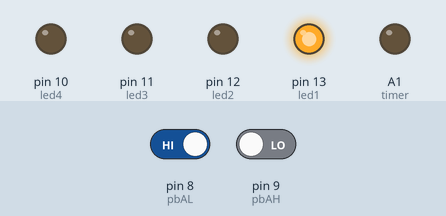
This sketch was run on a simulated Arduino Uno, built with avr-gcc and run on an emulated ATmega328P. Parts: output pins drawn as LEDs (lit = HIGH). Inputs (shaded band) come from the test bench; at power-on: pin 8 (pbAL) HIGH, pin 9 (pbAH) LOW.

Above: at 1.2 s.
1.3 s: pin 8 (pbAL) driven LOW
At 2.4 s:
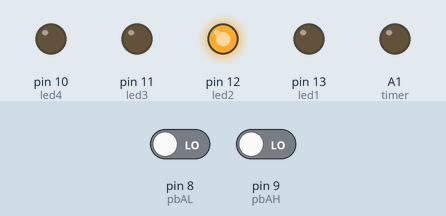
2.8 s: pin 8 (pbAL) driven HIGH
At 3.5 s:
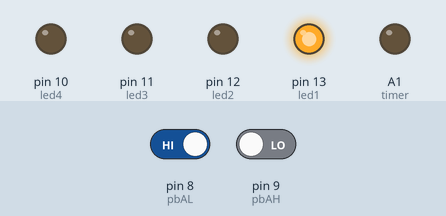
4.3 s: pin 9 (pbAH) driven HIGH
At 4.7 s:
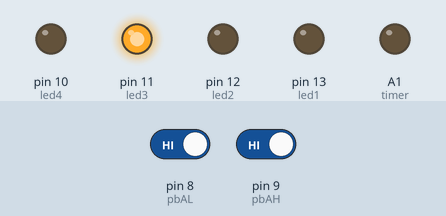
5.8 s: pin 9 (pbAH) driven LOW
At 7.0 s:
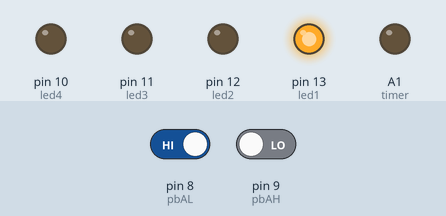
Timing chart, 0 to 8.3 s (numbered marks = the images above; inputs shaded):
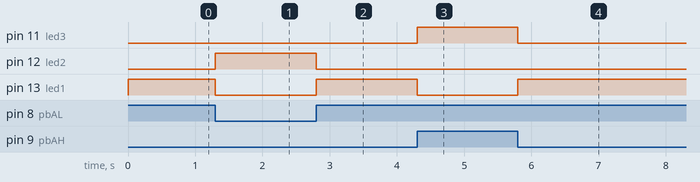

The sketch:

DigitalInput2.ino
```cpp
/* Main.ino file generated by New Project wizard
 *
 * Created	: Tue Sep 22 2026
 * Processor	: Arduino Uno
 * Compiler	: Arduino AVR (Proteus)
 * Programmer	: Abd Rahim Bin Kasiman
 */

#define led1	13
#define led2	12
#define led3	11
#define led4	10
#define pbAL	8
#define pbAH	9
#define timer	A1

#define d1(x)	digitalWrite(led1,x? HIGH:LOW)
#define d2(x)	digitalWrite(led2,x? HIGH:LOW)
#define d3(x)	digitalWrite(led3,x? HIGH:LOW)
#define d4(x)	digitalWrite(led4,x? HIGH:LOW)

void LEDs(uint8_t x)
{  d1(x&(1<<0));
   d2(x&(1<<1));
   d3(x&(1<<2));
   d4(x&(1<<3));
}

uint8_t getPB(void)
{  uint8_t x=0;

   if(digitalRead(pbAL)==0) x |= 1<<0;
   if(digitalRead(pbAH)==1) x |= 1<<1;
   return x;
}

void setup ()
{  pinMode(led1,OUTPUT);  pinMode(led2,OUTPUT);
   pinMode(led3,OUTPUT);  pinMode(led4,OUTPUT);
   pinMode(pbAL,INPUT);   pinMode(pbAH,INPUT);

   pinMode(timer,OUTPUT);
   digitalWrite(timer,LOW);

   Serial.begin(9600);
}

void loop()
{  if(getPB()==0)  LEDs(1);
   if(getPB()==1)  LEDs(2);
   if(getPB()==2)  LEDs(4);
}
```

Measured:
- after the input at 1.3 s, pin 12 (led2): LOW → HIGH at once; pin 13 (led1): HIGH → LOW at once
- after the input at 2.8 s, pin 12 (led2): HIGH → LOW at once; pin 13 (led1): LOW → HIGH at once
- after the input at 4.3 s, pin 11 (led3): LOW → HIGH at once; pin 13 (led1): HIGH → LOW at once
- after the input at 5.8 s, pin 11 (led3): HIGH → LOW at once; pin 13 (led1): LOW → HIGH at once
